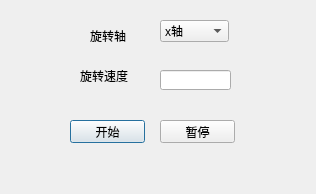
<?xml version="1.0" encoding="UTF-8"?>
<ui version="4.0">
 <class>myDialog</class>
 <widget class="QDialog" name="myDialog">
  <property name="geometry">
   <rect>
    <x>0</x>
    <y>0</y>
    <width>316</width>
    <height>194</height>
   </rect>
  </property>
  <property name="windowTitle">
   <string>模型旋转</string>
  </property>
  <widget class="QLabel" name="label">
   <property name="geometry">
    <rect>
     <x>90</x>
     <y>30</y>
     <width>54</width>
     <height>12</height>
    </rect>
   </property>
   <property name="text">
    <string>旋转轴</string>
   </property>
  </widget>
  <widget class="QComboBox" name="rotationAxis">
   <property name="geometry">
    <rect>
     <x>160</x>
     <y>20</y>
     <width>69</width>
     <height>22</height>
    </rect>
   </property>
   <item>
    <property name="text">
     <string>x轴</string>
    </property>
   </item>
   <item>
    <property name="text">
     <string>y轴</string>
    </property>
   </item>
   <item>
    <property name="text">
     <string>z轴</string>
    </property>
   </item>
   <item>
    <property name="text">
     <string>原点</string>
    </property>
   </item>
  </widget>
  <widget class="QLabel" name="label_2">
   <property name="geometry">
    <rect>
     <x>80</x>
     <y>70</y>
     <width>54</width>
     <height>12</height>
    </rect>
   </property>
   <property name="text">
    <string>旋转速度</string>
   </property>
  </widget>
  <widget class="QLineEdit" name="rotationSpeed">
   <property name="geometry">
    <rect>
     <x>160</x>
     <y>70</y>
     <width>71</width>
     <height>20</height>
    </rect>
   </property>
  </widget>
  <widget class="QPushButton" name="determine">
   <property name="geometry">
    <rect>
     <x>70</x>
     <y>120</y>
     <width>75</width>
     <height>23</height>
    </rect>
   </property>
   <property name="text">
    <string>开始</string>
   </property>
  </widget>
  <widget class="QPushButton" name="cancel">
   <property name="geometry">
    <rect>
     <x>160</x>
     <y>120</y>
     <width>75</width>
     <height>23</height>
    </rect>
   </property>
   <property name="text">
    <string>暂停</string>
   </property>
  </widget>
 </widget>
 <resources/>
 <connections/>
</ui>
